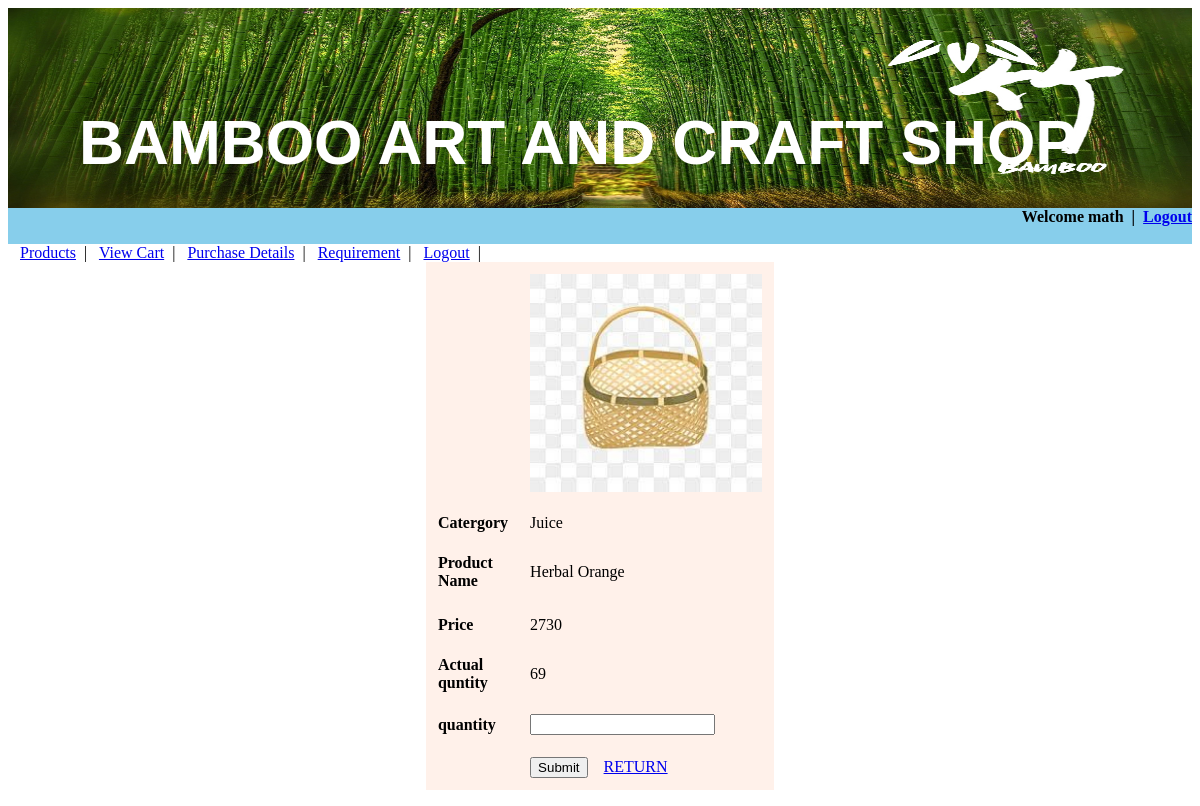
/user_purchase_part.php?gid=1 (signed in), run on the app's committed database.
### tables this page shows
CREATE TABLE `product` (
  `id` int(11) NOT NULL,
  `catid` int(11) NOT NULL,
  `product` varchar(50) NOT NULL,
  `price` int(11) NOT NULL,
  `quantity` int(11) NOT NULL,
  `product_image` varchar(500) NOT NULL,
  `star1` int(11) NOT NULL,
  `star2` int(11) NOT NULL,
  `star3` int(11) NOT NULL,
  `star4` int(11) NOT NULL,
  `star5` int(11) NOT NULL,
  `rating` int(11) NOT NULL
);

CREATE TABLE `category` (
  `id` int(11) NOT NULL,
  `category` varchar(30) NOT NULL
);

### user_purchase_part.php (the view, shortened to what this page needs)
<?php
$uname=$_SESSION['uname'];
$id = $_REQUEST['gid'];
$select = mysql_query("SELECT * FROM product WHERE id ='$id'") or die("query image field error".mysql_error());
$cal = mysql_query("SELECT * FROM product WHERE id ='$id'")or die("".mysql_error());
$cals = mysql_fetch_array($cal);
$catid=$cals['catid'];
?>
<head>
<title><?php include("include/title.php"); ?></title>
</head>
<body>
<section class="ban_sec">
		<div class="container">
			<div class="ban_img">
      <img src="sea1.jpg" alt="banner" border="0" style="height: 200px;">
				<div class="ban_text">
					<strong>
						<span></span><br> <?php include("include/title.php");?>
					</strong>
				</div>
			</div>
		</div>
	</section>
<table width="100%" border="0" align="center" cellpadding="0" cellspacing="0" bgcolor="#FFFFFF" class="style1">
    <?php
	if($uname!="")
	{
	?>
	<tr>
      <td align="left">&nbsp;</td>
      <td align="center">&nbsp;</td>
      <td align="right"><strong>Welcome <?php echo $uname; ?>&nbsp;&nbsp;|&nbsp;&nbsp;<a href="logout.php">Logout</a></strong></td>
    </tr>
	<?php
	}
	?>
    <tr>
      <td>&nbsp;</td>
      <td align="right">&nbsp;</td>
    </tr>
</table>
<div class="main">
<?php include("include/link_user.php"); ?>
<form id="form1" name="form1" method="post" action="">
  <table width="318" height="400" border="0" cellpadding="0" cellspacing="0" align="center">
    <tr>
      <td bgcolor="#FFF1EA"><table width="200" border="0" align="center" cellpadding="10">
        <tr>
          <?php
	$row = mysql_fetch_array($select);
	?>
          <td>&nbsp;</td>
          <td><img src="product/<?php echo $row['product_image']; ?>" alt="img" width="232" height="218" /></td>
        </tr>
        <tr>
          <td><strong>Catergory</strong></td>
          <td>
            <?php
			$cqry=mysql_query("select * from category where id=$catid");
			$crow=mysql_fetch_array($cqry);
			echo $crow['category'];
			?>			</td>
        </tr>
        <tr>
          <td><strong>Product Name </strong></td>
		   <td><label><?php echo $row['product']; ?></label></td>
        </tr>
        <tr>
          <td><strong>Price</strong></td>
		          <td><label><?php echo $row['price']; ?></label></td>
        </tr>
        <tr>
          <td><strong>Actual quntity </strong></td>
          <td><?php echo $row['quantity']; ?></td>
        </tr>
        <tr>
          <td><strong>quantity</strong></td>
          <td><input type="text" name="uqut" /></td>
        </tr>
        <tr>
          <td>&nbsp;</td>
          <td><input name="butsub" type="submit" id="butsub" value="Submit" onclick="return validate()" />
&nbsp;&nbsp;&nbsp;<a href="user_parchase_order.php">RETURN</a></td>
        </tr>
      </table></td>
    </tr>
  </table>
</form>
</body>
</html>

### user_purchase_part.php (style rules this page uses)
.ban_sec { width: 100%; }
.ban_img { width: 100%; position: relative; }
.ban_img img { width: 100%; }
.ban_text { position: absolute; top: 50%; left: 6%; -ms-transform: translateY(-50%); -webkit-transform: translateY(-50%); -moz-transform: translateY(-50%); -o-transform: translateY(-50%); transform: translateY(-50%); }
.ban_text strong { font: 800 62.22px/70px "Montserrat", sans-serif; color: #fff; text-transform: uppercase; }

### data on the page
product: product_image (picture), product "Herbal Orange", price "2730", quantity "69"
category: category "Juice"

### other printed values
$uname "math"
